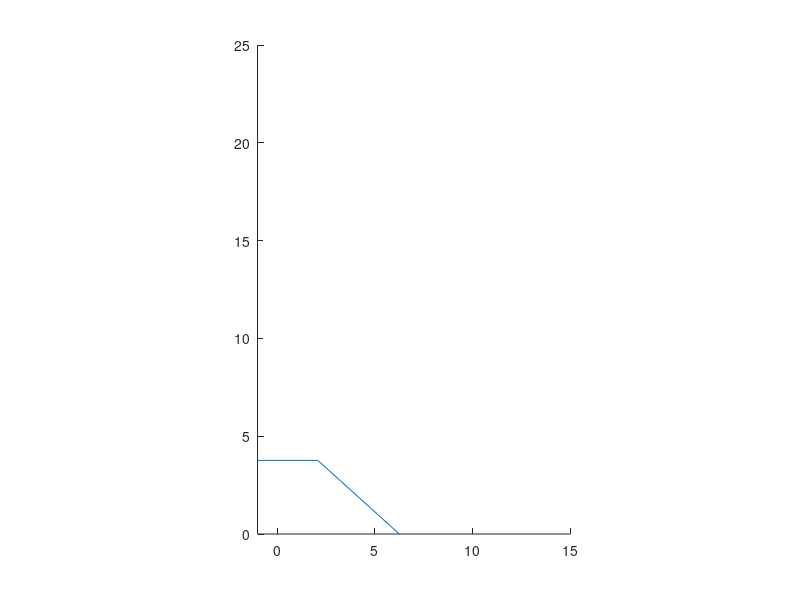

MATLAB code for this plot:
clc
close all
clear all

t_inicial = 0; 
t_final = 9; 
N = 72;
t = linspace(t_inicial, t_final, N);

g = -9.8;


figure(1);



axis([-1 15 -0 25], "equal");
hold on;
triangX = [-6.25 -2.083 2.083 6.25];
triangY = [0 3.763 3.763 0];

m = 1 ;
b = 0.1;  

plot(triangX, triangY) % plot the volcano 

% theta = pi/4
figure(1)
hold on 

% t(1) = ti; 
% 
% for i = 1:3
%     x(i, 1) = 0;
%     y(1, 1) = 0;
% 
%     angulo(i) = 75 + rand(1) * 10;
%     vi(i) = 10;
% end 
